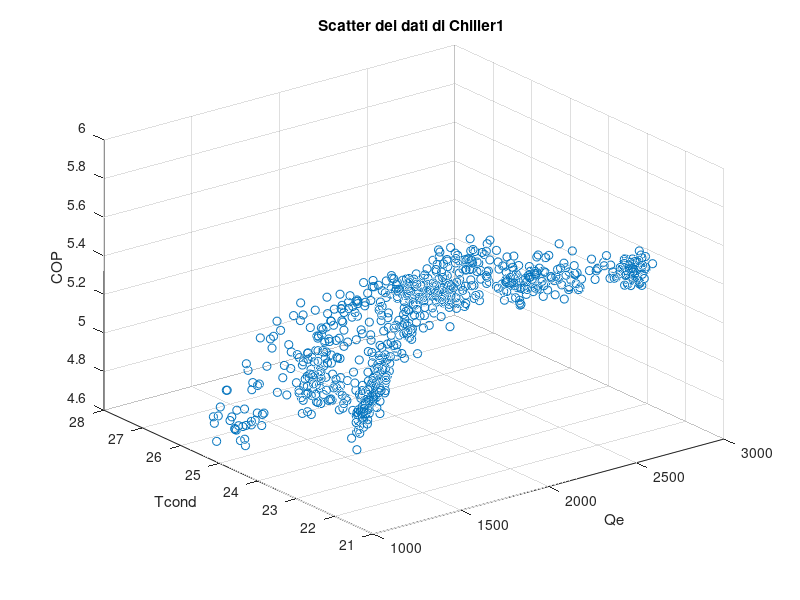

Reproduce this figure in MATLAB. (Note: this script raises an error after producing the figure.)
%progetto
clc;
clear all;
close all;
rng(30);
%%--------------------------------------------------------------------------
load Chiller_1.mat
figure(1);
scatter3(Qe,Tcond,COP);
title('Scatter dei dati di Chiller1 ');
xlabel('Qe');
ylabel('Tcond');
zlabel('COP');

%TRAIN E DEV SET
%varianza dei dati
VarQe = var(Qe);
VarTcond = var(Tcond);

%vettori contenenti gli indici per il training set e validation set
[trainInd,valInd,testInd] = dividerand(length(COP),0.7,0.3,0);

%vettori dei dati di training e validation set delle variabili Qe,COP,Tcond
COPtrain = COP(trainInd); 
COPdev = COP(valInd);
Qetrain = Qe(trainInd);
Qedev = Qe(valInd);
Tcondtrain = Tcond(trainInd);
Tconddev = Tcond(valInd);

figure(2);
scatter3(Qedev,Tconddev,COPdev,'r');
hold on 
scatter3(Qetrain,Tcondtrain,COPtrain,'b');
title('Dati di training e di validation');
xlabel('Qe');
ylabel('Tcond');
zlabel('COP');
legend('Dati di validation', 'Dati di training'); 

%%--------------------------------------------------------------------------
%% modello lineare 
phitrainLinear = [ones(length(COPtrain),1) Qetrain Tcondtrain];
betaLinear = lscov(phitrainLinear,COPtrain);
COPtrainLinear = phitrainLinear*betaLinear;
phivalLinear = [ones(length(COPdev),1) Qedev Tconddev];
COPdevLinear = phivalLinear*betaLinear;

[Xg,Yg]=meshgrid(linspace(min(Qetrain),max(Qetrain),10),linspace(min(Tcondtrain),max(Tcondtrain),10));
phigSquare=[ones(length(Xg(:)),1) Xg(:) Yg(:)];
ZgLinear=phigSquare*betaLinear;

figure(3);
scatter3(Qetrain,Tcondtrain,COPtrain, 'b');
hold on 
scatter3(Qedev,Tconddev,COPdev, 'r');
hold on
surf(Xg,Yg,reshape(ZgLinear,size(Xg)));
title('Dati di train e validation sovrapposti con il modello lineare');
xlabel('Qe');
ylabel('Tcond');
zlabel('COP');
legend('Dati di training', 'Dati di validation'); 

%errori
epsilon_devLinear = COPdev - COPdevLinear;
% Root Mean Square Error
RMSELinear = sqrt(mean((epsilon_devLinear).^2));
% SSR
SSR_devLinear = epsilon_devLinear'*epsilon_devLinear;
% FPE
Ndev = length(COPdev);
q = length(betaLinear);
FPE_devLinear = ((Ndev+q)/(Ndev-q))* SSR_devLinear;
% AKAIKE
AIC_devLinear = (2*q/Ndev) + log(SSR_devLinear); 
%MINIMUM DESCRIPTION LENGTH
MDL_devLinear = ((log(Ndev)*q)/Ndev) + log(SSR_devLinear);

%% modello quadratico
phitrainSquare = [ones(length(COPtrain),1) Qetrain Tcondtrain Tcondtrain.*Qetrain Qetrain.^2 Tcondtrain.^2];
betaSquare = lscov(phitrainSquare,COPtrain);
COPtrainSquare = phitrainSquare*betaSquare;

phivaldevSquare = [ones(length(COPdev),1) Qedev Tconddev Tconddev.*Qedev Qedev.^2 Tconddev.^2];
COPdevSquare = phivaldevSquare*betaSquare;

phigSquare=[ones(length(Xg(:)),1) Xg(:) Yg(:) Xg(:).*Yg(:) Xg(:).^2 Yg(:).^2];
ZgSquare=phigSquare*betaSquare;

figure(4);
scatter3(Qetrain,Tcondtrain,COPtrain, 'b');
hold on 
scatter3(Qedev,Tconddev,COPdev, 'r');
hold on
surf(Xg,Yg,reshape(ZgSquare,size(Xg)));
title('Dati di train e validation sovrapposti con il modello polinomiale quadratico');
xlabel('Qe');
ylabel('Tcond');
zlabel('COP');
legend('Dati di training', 'Dati di validation'); 

%errore
epsilon_devSquare = COPdev - COPdevSquare;
% Root Mean Square Error
RMSE_devSquare = sqrt(mean((epsilon_devSquare).^2));
% SSR
SSR_devSquare = epsilon_devSquare'*epsilon_devSquare;
% FPE
Ndev = length(COPdev);
q = length(betaSquare);
FPE_devSquare = ((Ndev+q)/(Ndev-q))* SSR_devSquare;
% AKAIKE
AIC_devSquare = (2*q/Ndev) + log(SSR_devSquare); 
%MINIMUM DESCRIPTION LENGTH
MDL_devSquare = ((log(Ndev)*q)/Ndev) + log(SSR_devSquare);

%% modello cubico
phitrainCubic = [ones(length(COPtrain),1) Qetrain Tcondtrain Tcondtrain.*Qetrain Qetrain.^2 Tcondtrain.^2 Qetrain.^3 Qetrain.^2.*Tcondtrain Qetrain.*Tcondtrain.^2 Tcondtrain.^3];
betaCubic = lscov(phitrainCubic,COPtrain);
COPtrainCubic = phitrainCubic*betaCubic;

phivaldevCubic = [ones(length(COPdev),1) Qedev Tconddev Tconddev.*Qedev Qedev.^2 Tconddev.^2 Qedev.^3 Qedev.^2.*Tconddev Qedev.*Tconddev.^2 Tconddev.^3];
COPdevCubic = phivaldevCubic*betaCubic;

phigCubic=[ones(length(Xg(:)),1) Xg(:) Yg(:) Xg(:).*Yg(:) Xg(:).^2 Yg(:).^2 Xg(:).^3 Xg(:).^2.*Yg(:) Xg(:).*Yg(:).^2 Yg(:).^3];
ZgCubic=phigCubic*betaCubic;

figure(5);
scatter3(Qetrain,Tcondtrain,COPtrain, 'b');
hold on 
scatter3(Qedev,Tconddev,COPdev, 'r');
hold on
surf(Xg,Yg,reshape(ZgCubic,size(Xg)));
title('Dati di train e validation sovrapposti con il modello polinomiale cubico');
xlabel('Qe');
ylabel('Tcond');
zlabel('COP');
legend('Dati di training', 'Dati di validation'); 

%errore
epsilon_devCubic = COPdev - COPdevCubic;
% Root Mean Square Error
RMSE_devCubic = sqrt(mean((epsilon_devCubic).^2));
% SSR
SSR_devCubic = epsilon_devCubic'*epsilon_devCubic;
% FPE
Ndev = length(COPdev);
q = length(betaCubic);
FPE_devCubic = ((Ndev+q)/(Ndev-q))* SSR_devCubic;
% AKAIKE
AIC_devCubic = (2*q/Ndev) + log(SSR_devCubic); 
%MINIMUM DESCRIPTION LENGTH
MDL_devCubic = ((log(Ndev)*q)/Ndev) + log(SSR_devCubic);

%% modello quarto
phitrainFour = [ones(length(COPtrain),1) Qetrain Tcondtrain Tcondtrain.*Qetrain Qetrain.^2 Tcondtrain.^2 Qetrain.^3 Qetrain.^2.*Tcondtrain Qetrain.*Tcondtrain.^2 Tcondtrain.^3 Qetrain.^4 Qetrain.^3.*Tcondtrain Qetrain.*Tcondtrain.^3 Qetrain.^2.*Tcondtrain.^2 Tcondtrain.^4];
betaFour = lscov(phitrainFour,COPtrain);
COPtrainFour = phitrainFour*betaFour;

phivaldevFour = [ones(length(COPdev),1) Qedev Tconddev Tconddev.*Qedev Qedev.^2 Tconddev.^2 Qedev.^3 Qedev.^2.*Tconddev Qedev.*Tconddev.^2 Tconddev.^3 Qedev.^4 Qedev.^3.*Tconddev Qedev.*Tconddev.^3 Qedev.^2.*Tconddev.^2 Tconddev.^4];
COPdevFour = phivaldevFour*betaFour;

phigFour=[ones(length(Xg(:)),1) Xg(:) Yg(:) Xg(:).*Yg(:) Xg(:).^2 Yg(:).^2 Xg(:).^3 Xg(:).^2.*Yg(:) Xg(:).*Yg(:).^2 Yg(:).^3 Xg(:).^4 Xg(:).^3.*Yg(:) Xg(:).*Yg(:).^3 Xg(:).^2.*Yg(:).^2 Yg(:).^4];
ZgFour=phigFour*betaFour;

figure(6);
scatter3(Qetrain,Tcondtrain,COPtrain, 'b');
hold on 
scatter3(Qedev,Tconddev,COPdev, 'r');
hold on
surf(Xg,Yg,reshape(ZgFour,size(Xg)));
title('Dati di train e validation sovrapposti con il modello polinomiale di quarto grado');
xlabel('Qe');
ylabel('Tcond');
zlabel('COP');
legend('Dati di training', 'Dati di validation'); 

%errore
epsilon_devFour = COPdev - COPdevFour;
% Root Mean Square Error
RMSE_devFour = sqrt(mean((epsilon_devFour).^2));
% SSR
SSR_devFour = epsilon_devFour'*epsilon_devFour;
% FPE
Ndev = length(COPdev);
q = length(betaFour);
FPE_devFour = ((Ndev+q)/(Ndev-q))* SSR_devFour;
% AKAIKE
AIC_devFour = (2*q/Ndev) + log(SSR_devFour); 
%MINIMUM DESCRIPTION LENGTH
MDL_devFour = ((log(Ndev)*q)/Ndev) + log(SSR_devFour);

%% modello quinto
phitrainFifth = [ones(length(COPtrain),1) Qetrain Tcondtrain Tcondtrain.*Qetrain Qetrain.^2 Tcondtrain.^2 Qetrain.^3 Qetrain.^2.*Tcondtrain Qetrain.*Tcondtrain.^2 Tcondtrain.^3 Qetrain.^4 Qetrain.^3.*Tcondtrain Qetrain.*Tcondtrain.^3 Qetrain.^2.*Tcondtrain.^2 Tcondtrain.^4 Qetrain.^5 Qetrain.^3.*Tcondtrain.^2 Qetrain.^2.*Tcondtrain.^3 Qetrain.^4.*Tcondtrain.^1 Qetrain.*Tcondtrain.^4 Tcondtrain.^5];
betaFifth = lscov(phitrainFifth,COPtrain);
COPtrainFifth = phitrainFifth*betaFifth;

phivaldevFifth = [ones(length(COPdev),1) Qedev Tconddev Tconddev.*Qedev Qedev.^2 Tconddev.^2 Qedev.^3 Qedev.^2.*Tconddev Qedev.*Tconddev.^2 Tconddev.^3 Qedev.^4 Qedev.^3.*Tconddev Qedev.*Tconddev.^3 Qedev.^2.*Tconddev.^2 Tconddev.^4 Qedev.^5 Qedev.^3.*Tconddev.^2 Qedev.^2.*Tconddev.^3 Qedev.^4.*Tconddev.^1 Qedev.*Tconddev.^4 Tconddev.^5];
COPdevFifth = phivaldevFifth*betaFifth;

phigFifth=[ones(length(Xg(:)),1) Xg(:) Yg(:) Xg(:).*Yg(:) Xg(:).^2 Yg(:).^2 Xg(:).^3 Xg(:).^2.*Yg(:) Xg(:).*Yg(:).^2 Yg(:).^3 Xg(:).^4 Xg(:).^3.*Yg(:) Xg(:).*Yg(:).^3 Xg(:).^2.*Yg(:).^2 Yg(:).^4 Xg(:).^5 Xg(:).^3.*Yg(:).^2 Xg(:).^2.*Yg(:).^3 Xg(:).^4.*Yg(:).^1 Xg(:).^1.*Yg(:).^4 Yg(:).^5];
ZgFifth=phigFifth*betaFifth;

figure(7);
scatter3(Qetrain,Tcondtrain,COPtrain, 'b');
hold on 
scatter3(Qedev,Tconddev,COPdev, 'r');
hold on
surf(Xg,Yg,reshape(ZgFifth,size(Xg)));
title('Dati di train e validation sovrapposti con il modello polinomiale di quinto grado');
xlabel('Qe');
ylabel('Tcond');
zlabel('COP');
legend('Dati di training', 'Dati di validation'); 

%errore
epsilon_devFifth = COPdev - COPdevFifth;
% Root Mean Square Error
RMSE_devFifth = sqrt(mean((epsilon_devFifth).^2));
% SSR
SSR_devFifth = epsilon_devFifth'*epsilon_devFifth;
% FPE
Ndev = length(COPdev);
q = length(betaFifth);
FPE_devFifth = ((Ndev+q)/(Ndev-q))* SSR_devFifth;
% AKAIKE
AIC_devFifth = (2*q/Ndev) + log(SSR_devFifth); 
%MINIMUM DESCRIPTION LENGTH
MDL_devFifth = ((log(Ndev)*q)/Ndev) + log(SSR_devFifth);

%%------------------------------------------------------------------------
%% Stima del modello usando la Stepwise 
mdl = stepwiselm ([Qetrain Tcondtrain], COPtrain, 'poly11');
epsilon_mdl = COPdev - predict(mdl,[Qedev Tconddev]);
q0 = mdl.NumEstimatedCoefficients;
RMSE_mdl = sqrt(mean((epsilon_mdl).^2));
SSR_mdl = epsilon_mdl'*epsilon_mdl;
FPE_mdl =((Ndev+q0)/(Ndev-q0))*SSR_mdl;
AIC_mdl = (2*q0/Ndev) + log(SSR_mdl); 
MDL_mdl = ((log(Ndev)*q0)/Ndev) + log(SSR_mdl);

[Qegrid,Tcondgrid]=meshgrid(linspace(min(Qe),max(Qe),50),linspace(min(Tcond),max(Tcond),50));
COPgrid=[];
for j=linspace(min(Qe),max(Qe),50)
    COPgrid=[COPgrid;predict(mdl,[j*ones(50,1) linspace(min(Tcond),max(Tcond),50)'])];
end
figure(8);
surfc(Qegrid,Tcondgrid,reshape(COPgrid,size(Qegrid)));
hold on
scatter3(Qetrain,Tcondtrain,COPtrain, 'y');
hold on 
scatter3(Qedev,Tconddev,COPdev, 'r');
xlabel('Qe');
ylabel('Tcond');
zlabel('COP');
title('Stepwise modello lineare');

mdl1 = stepwiselm ([Qetrain Tcondtrain], COPtrain, 'poly22');
epsilon_mdl1=COPdev - predict(mdl1,[Qedev Tconddev]);
q1 = mdl1.NumEstimatedCoefficients;
RMSE_mdl1 = sqrt(mean((epsilon_mdl1).^2));
SSR_mdl1 = epsilon_mdl1'*epsilon_mdl1;
FPE_mdl1 = SSR_mdl1 * ((Ndev+q1)/(Ndev-q1));
AIC_mdl1 = (2*q1/Ndev) + log(SSR_mdl1); 
MDL_mdl1 = ((log(Ndev)*q1)/Ndev) + log(SSR_mdl1);

[Qegrid1,Tcondgrid1]=meshgrid(linspace(min(Qe),max(Qe),50),linspace(min(Tcond),max(Tcond),50));
COPgrid1=[];
for j=linspace(min(Qe),max(Qe),50)
    COPgrid1=[COPgrid1;predict(mdl1,[j*ones(50,1) linspace(min(Tcond),max(Tcond),50)'])];
end
figure(9)
surfc(Qegrid1,Tcondgrid1,reshape(COPgrid1,size(Qegrid1)));
title('Stepwise modello quadratico');
hold on
scatter3(Qetrain,Tcondtrain,COPtrain, 'y');
hold on 
scatter3(Qedev,Tconddev,COPdev, 'r');
xlabel('Qe');
ylabel('Tcond');
zlabel('COP');

mdl2 = stepwiselm ([Qetrain Tcondtrain], COPtrain, 'poly33');
epsilon_mdl2=COPdev - predict(mdl2,[Qedev Tconddev]);
q2 = mdl2.NumEstimatedCoefficients;
RMSE_mdl2 = sqrt(mean((epsilon_mdl2).^2));
SSR_mdl2 = epsilon_mdl2'*epsilon_mdl2;
FPE_mdl2 = SSR_mdl2 * ((Ndev+q2)/(Ndev-q2));
AIC_mdl2 = (2*q2/Ndev) + log(SSR_mdl2); 
MDL_mdl2 = ((log(Ndev)*q2)/Ndev) + log(SSR_mdl2);

[Qegrid2,Tcondgrid2]=meshgrid(linspace(min(Qe),max(Qe),50),linspace(min(Tcond),max(Tcond),50));
COPgrid2=[];
for j=linspace(min(Qe),max(Qe),50)
    COPgrid2=[COPgrid2;predict(mdl2,[j*ones(50,1) linspace(min(Tcond),max(Tcond),50)'])];
end
figure(10)
surfc(Qegrid2,Tcondgrid2,reshape(COPgrid2,size(Qegrid2)))
title('Stepwise modello cubico');
hold on
scatter3(Qetrain,Tcondtrain,COPtrain, 'y');
hold on 
scatter3(Qedev,Tconddev,COPdev, 'r');
xlabel('Qe');
ylabel('Tcond');
zlabel('COP');

mdl3 = stepwiselm ([Qetrain Tcondtrain], COPtrain, 'poly44');
epsilon_mdl3=COPdev - predict(mdl3,[Qedev Tconddev]);
q3 = mdl3.NumEstimatedCoefficients;
RMSE_mdl3 = sqrt(mean((epsilon_mdl3).^2));
SSR_mdl3 = epsilon_mdl3'*epsilon_mdl3;
FPE_mdl3 = SSR_mdl3 * ((Ndev+q3)/(Ndev-q3));
AIC_mdl3 = (2*q3/Ndev) + log(SSR_mdl3); 
MDL_mdl3 = ((log(Ndev)*q3)/Ndev) + log(SSR_mdl3);

[Qegrid3,Tcondgrid3]=meshgrid(linspace(min(Qe),max(Qe),50),linspace(min(Tcond),max(Tcond),50));
COPgrid3=[];
for j=linspace(min(Qe),max(Qe),50)
    COPgrid3=[COPgrid3;predict(mdl3,[j*ones(50,1) linspace(min(Tcond),max(Tcond),50)'])];
end
figure(11)
surfc(Qegrid3,Tcondgrid3,reshape(COPgrid3,size(Qegrid3)));
title('Stepwise modello quarto grado');
hold on
scatter3(Qetrain,Tcondtrain,COPtrain, 'y');
hold on 
scatter3(Qedev,Tconddev,COPdev, 'r');
xlabel('Qe');
ylabel('Tcond');
zlabel('COP');

mdl4 = stepwiselm ([Qetrain Tcondtrain], COPtrain, 'poly55');
epsilon_mdl4=COPdev - predict(mdl4,[Qedev Tconddev]);
q4 = mdl4.NumEstimatedCoefficients;
RMSE_mdl4 = sqrt(mean((epsilon_mdl4).^2));
SSR_mdl4 = epsilon_mdl4'*epsilon_mdl4;
FPE_mdl4 = SSR_mdl4 * ((Ndev+q4)/(Ndev-q4));
AIC_mdl4 = (2*q4/Ndev) + log(SSR_mdl4); 
MDL_mdl4 = ((log(Ndev)*q4)/Ndev) + log(SSR_mdl4);

[Qegrid4,Tcondgrid4]=meshgrid(linspace(min(Qe),max(Qe),50),linspace(min(Tcond),max(Tcond),50));
COPgrid4=[];
for j=linspace(min(Qe),max(Qe),50)
    COPgrid4=[COPgrid4;predict(mdl4,[j*ones(50,1) linspace(min(Tcond),max(Tcond),50)'])];
end
figure(12)
surfc(Qegrid4,Tcondgrid4,reshape(COPgrid4,size(Qegrid4)));
title('Stepwise modello quinto grado');
hold on
scatter3(Qetrain,Tcondtrain,COPtrain, 'y');
hold on 
scatter3(Qedev,Tconddev,COPdev, 'r');
xlabel('Qe');
ylabel('Tcond');
zlabel('COP');

%--------------------------------------------------------------------------
%% Rete neurale
net=feedforwardnet(5);
%training della rete
inputdataset_train=[Qetrain Tcondtrain];
net = train (net, inputdataset_train', COPtrain');
%verifica performance della rete con i dati di validation
inputdataset_validation=[Qedev Tconddev];
COPnet = net(inputdataset_validation');
NNrmse=sqrt(mse(net,COPdev',COPnet));
NNsse=sse(net,COPdev',COPnet);

figure(13);
[Xg,Yg]=meshgrid(linspace(min(Qe),max(Qe),10),linspace(min(Tcond),max(Tcond),10));
COP_grid= net([Xg(:) Yg(:)]');
surf(Xg, Yg, reshape(COP_grid , size(Xg)));
hold on
scatter3(Qedev,Tconddev, COPnet,'r');
title('Rete neurale con 5 neuroni');
xlabel('Qe');
ylabel('Tcond');
zlabel('COP');

net2=feedforwardnet(20);
inputdataset_train2=[Qetrain Tcondtrain];
net2 = train (net2, inputdataset_train2', COPtrain');
inputdataset_validation2=[Qedev Tconddev];
COPnet2 = net2(inputdataset_validation2');
NNrmse2=sqrt(mse(net2,COPdev',COPnet2));
NNsse2=sse(net2,COPdev',COPnet2);

figure(14);
COP_grid2= net2([Xg(:) Yg(:)]');
surf(Xg, Yg, reshape(COP_grid2 , size(Xg)));
hold on
scatter3(Qedev,Tconddev, COPnet,'r');
title('Rete neurale con 10 neuroni');
xlabel('Qe');
ylabel('Tcond');
zlabel('COP');
